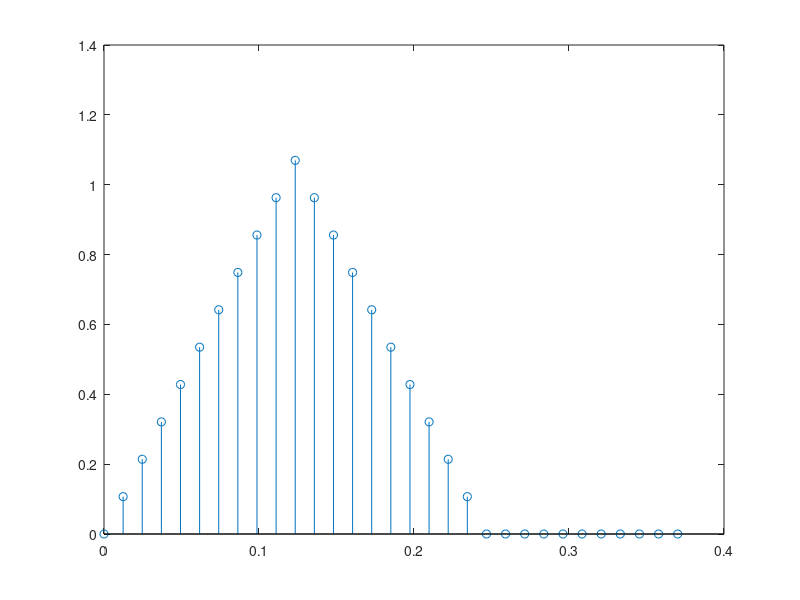

The MATLAB script that drew this image: (Note: this script raises an error after producing the figure.)
%%
%Aproximada
clc
clear all 

K = 1;
dx = pi/20;
dt = (pi^2/800);
muuuu = (K*dt)/(dx^2);
T = (3*pi^2/80);
Uo = zeros(1,ceil(T/dt)+1);


%Construimos Uo
i = 1;
for x = 0.0: dx :pi
    if (x < pi/2)
        Uo(i) = x;

    elseif (x == pi/2)
        Uo(i) = pi/2;

    else
        Uo(i) = pi-x;
    end
    i = i +1;
end

%Construimos la aproximacion

for j = 0: dt : T
    U = Uo.*(1 - 4*(muuuu)*sin((K*dx)/2)^2);
    Uo = U;
end



figure
X = 0: dt: T;
Y = Uo;
size(X)
size(Y)
stem(X,Y)


%%
%EXACTA
syms x t 

bk = @(k) (4*(-1)^((k+1)/2))/pi*k^2;

Dx = pi/20;

Dt = pi/40;

U = @(k) bk(k)*sin(k*x)*exp(-k^2*t)

Uf = U(1)

for k = 2: 1 : 100
    Uf = Uf + U(k);
end

figure
Y = U;
X = linspace(0,1,21);
stem(X,Y)
